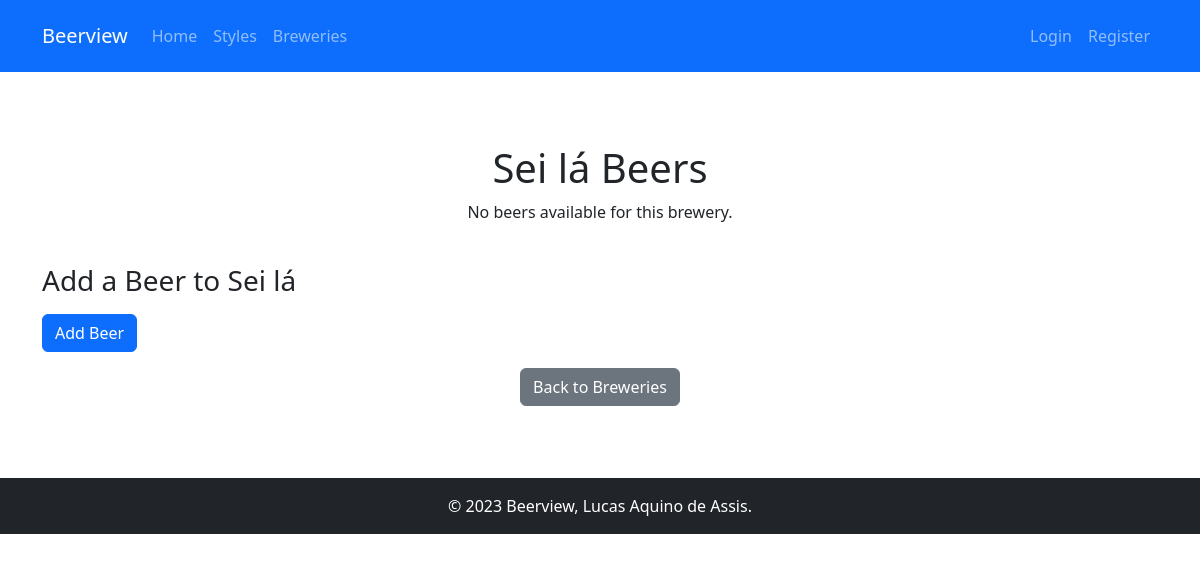
/brewery/1/, run on an earlier commit of the app's database.
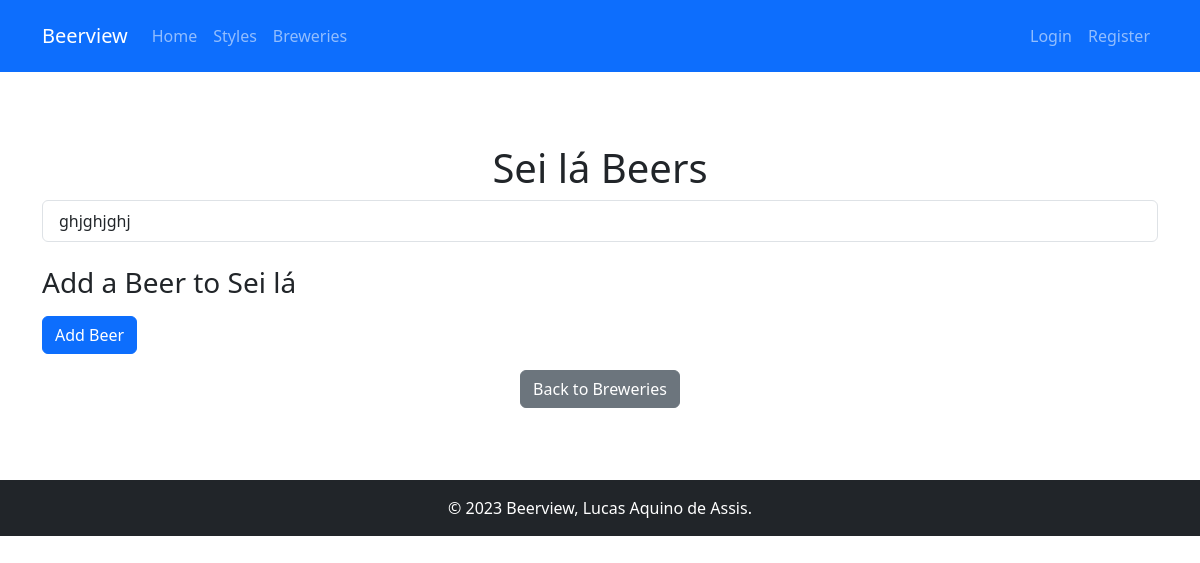
And on a later commit of the database.
### beerview/models.py (models this page shows, shortened)
class Beer(models.Model):
    name = models.CharField(max_length=200)
    brewery = models.ForeignKey(
        Brewery,
        on_delete=models.CASCADE,
        related_name="beers"
    )
    user = models.ForeignKey(
        'auth.User',
        on_delete=models.SET_NULL,
        null=True
    )
    style = models.ForeignKey(
        BeerStyle,
        on_delete=models.SET_NULL,
        null=True,
        related_name="beers"
    )
    abv = models.DecimalField(
        _("ABV"),
        max_digits=3,
        decimal_places=1,
        help_text=_("Alcohol By Volume"),
        validators=[MinValueValidator(Decimal('0.00'))]
    )
    ibu = models.PositiveIntegerField(
        _("IBU"),
        null=True,
        blank=True,
        help_text=_("International Bitterness Units")
    )
    srm = models.PositiveIntegerField(
        _("SRM"),
        null=True,
        blank=True,
        help_text=_("Standard Reference Method - color")
    )
    description = models.TextField(blank=True)

### beerview/views.py (the view)
# urls.py: path('brewery/<int:brewery_id>/', views.brewery_details, name='brewery_details'),
def brewery_details(request, brewery_id):
    brewery = get_object_or_404(Brewery, pk=brewery_id)
    beers = brewery.beers.all()
    return render(request, 'beerview/brewery_details.html', {'brewery': brewery, 'beers': beers})

### beerview/templates/beerview/brewery_details.html (shortened to what this page needs)
{% extends 'base_generic.html' %}
{% load django_bootstrap5 %}
{% block content %}
<div class="py-5">
    <h1 class="text-center">{{ brewery.name }} Beers</h1>
    <div class="list-group mb-4">
        {% for beer in beers %}
            <a href="{% url 'beer_details' beer.id %}" class="list-group-item list-group-item-action">{{ beer.name }}</a>
        {% empty %}
            <p class="text-center">No beers available for this brewery.</p>
        {% endfor %}
    </div>
    <div class="mt-4">
        <h3>Add a Beer to {{ brewery.name }}</h3>
        <form method="post" action="{% url 'add_beer' brewery.id %}" class="mt-3">
            {% bootstrap_button button_type="submit" content="Add Beer" %}
        </form>
    </div>
    <div class="mt-3 text-center">
        <a href="{% url 'breweries' %}" class="btn btn-secondary">Back to Breweries</a>
    </div>
</div>
{% endblock %}

What changed in the data, as far as the page shows it:
added Beer: name "ghjghjghj"
Also different on the page:
text no longer shown: "No beers available for this brewery."
